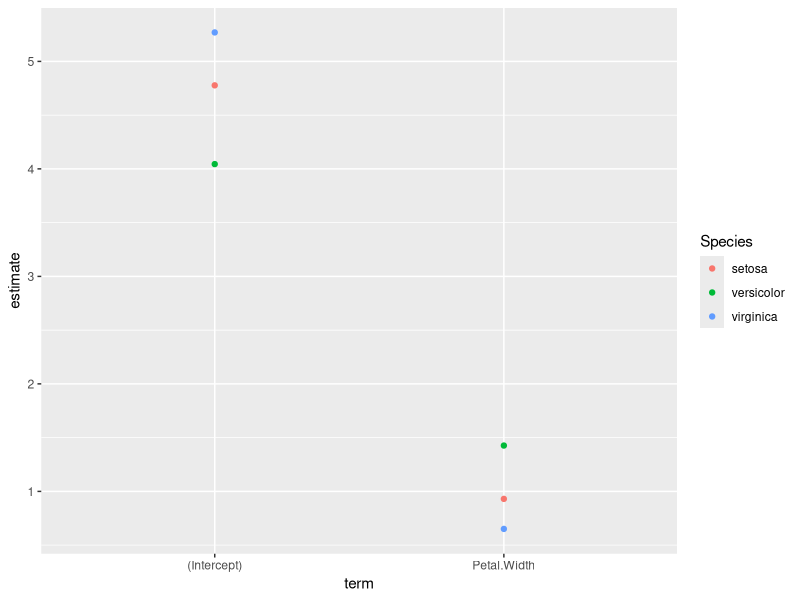
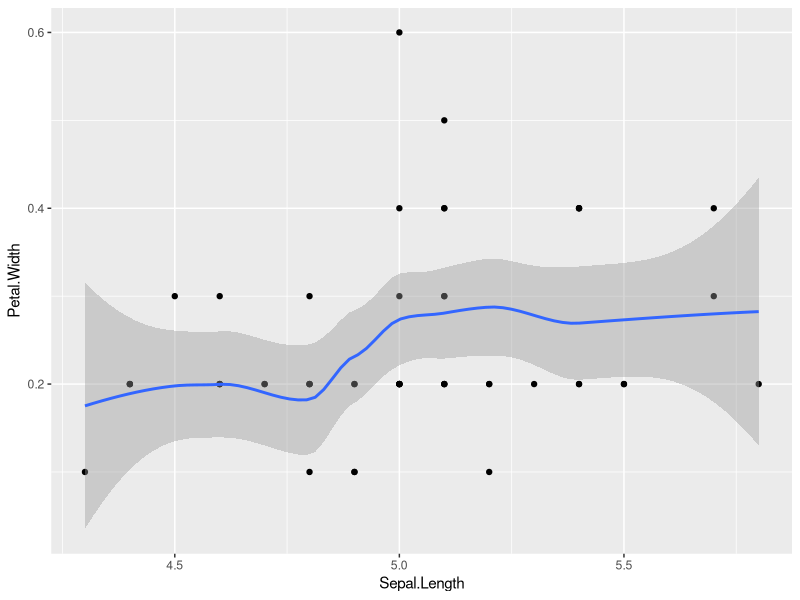
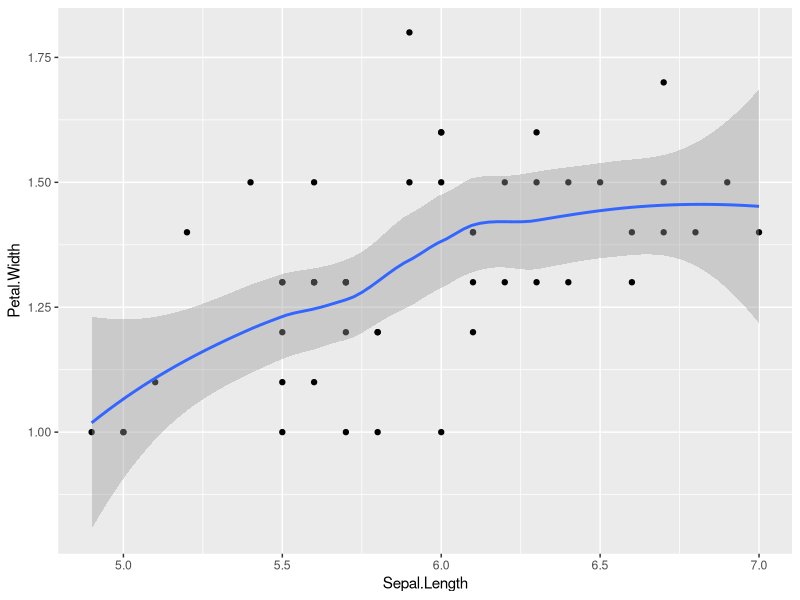
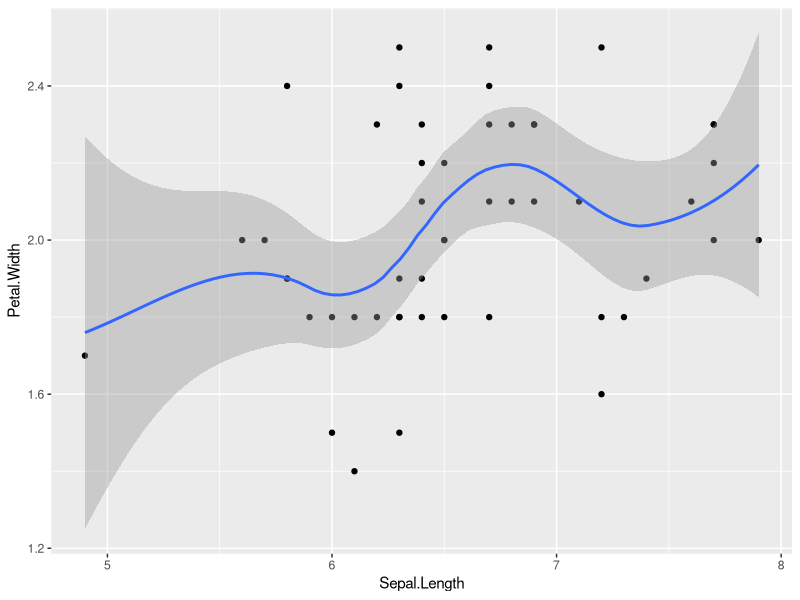
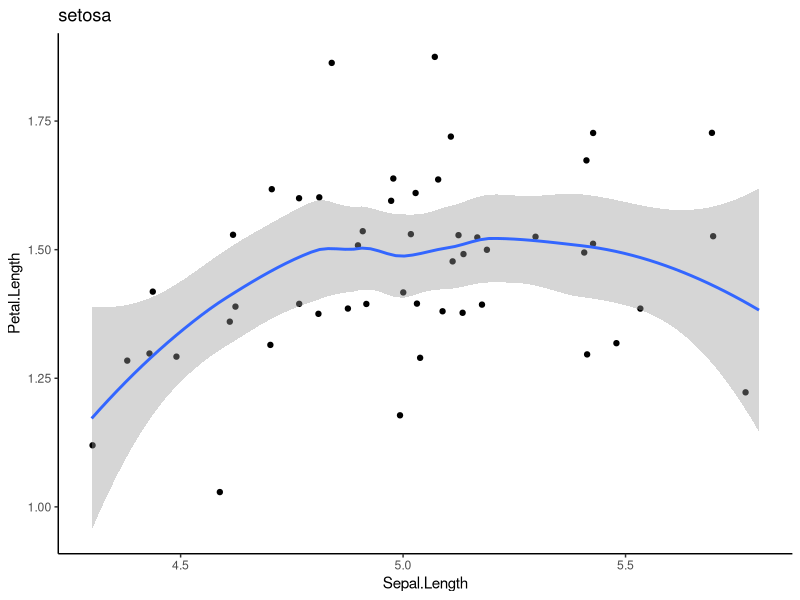
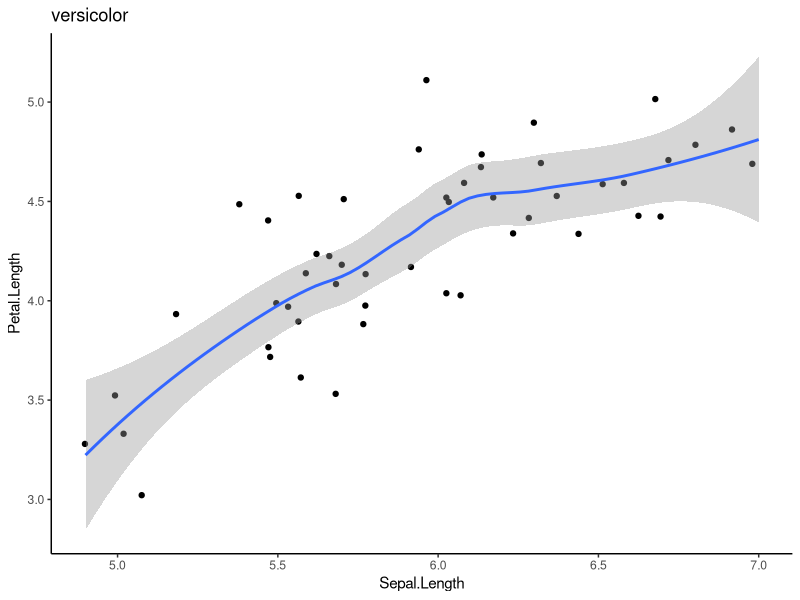
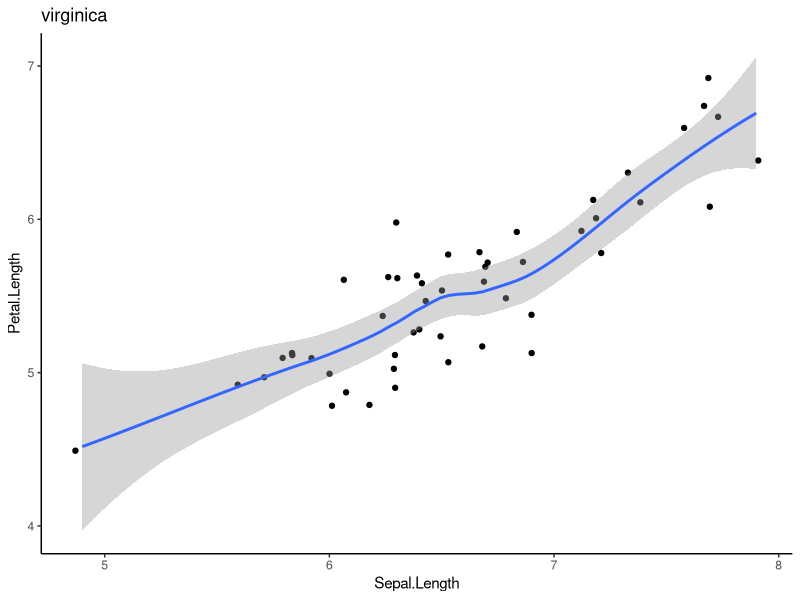
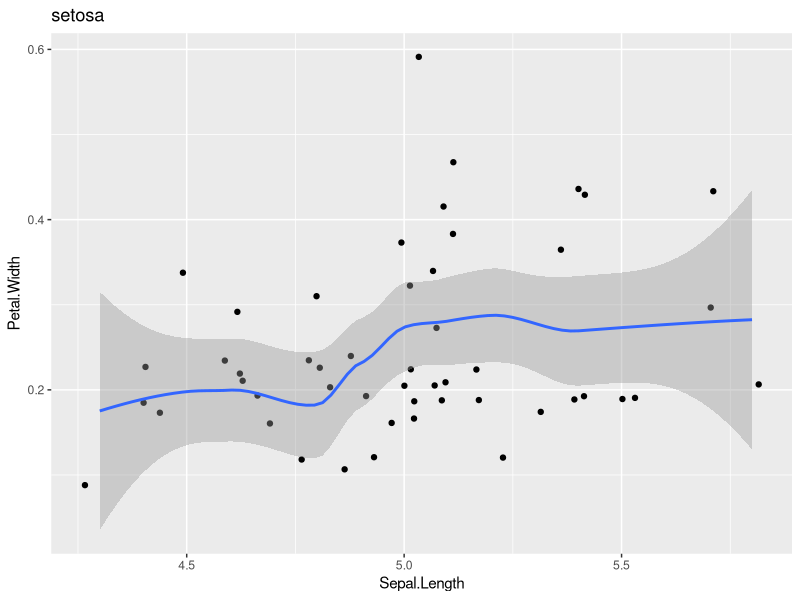

Reproduce these figures in R, in order.
############################################################################
############################################################################
###                                                                      ###
###                              PURRR DEMO                              ###
###                                                                      ###
############################################################################
############################################################################



library(tidyverse)
library(broom)

iris |>
  nest(data=-Species) |>
  mutate(model=map(.x = data,.f =~lm(formula = Sepal.Length~Petal.Width,data=.x))) |> mutate(Tid=map(.x = model,.f = tidy)) |>
  select(Species,Tid) |>
  unnest(cols = 'Tid') |>
  ggplot(aes(x = term,y = estimate,col=Species))+
  stat_summary(geom = 'point',fun = 'mean')


iris |>
  nest(data=-Species) |>
  mutate(plot=map(.x = data,.f = function(x){
    ggplot(data = x,aes(x = Sepal.Length,y = Sepal.Width))+
      geom_point()
  }))


iris |>
  nest(data=-Species) |>
  mutate(mod=map(.x = data,.f = function(x){
    lm(formula = Petal.Length~Petal.Width,data=x)
  })) |>
  mutate(mo=map(.x = mod,.f = tidy)) |>
  select(Species,mo) |>
  walk(print)




iris |>
  nest(data = -Species) |>
  mutate(mod = map(
    .x = data,
    .f = function(c) {
      lm(formula = Sepal.Length ~ Petal.Length, data = c)
    }
  )) |>
  mutate(tidy = map(.x = mod, .f = tidy)) |>
  select(Species, tidy) |>
  unnest(tidy)


p=iris |>
  nest(data = -Species) |>
  mutate(chart=map(.x = data,.f = function(x){
    ggplot(data = x,aes(x = Sepal.Length,y = Petal.Width))+
      geom_point()+
      stat_smooth()
  })) |>
  select(Species,chart) |>
  walk(print)

# Save the Plot
map2(paste(p$Species,'.png'),p$chart,.f = ggsave,path=here::here('Plot'))


# Add Alternative Function

iris |>
  nest(data=-Species) |>
  mutate(plot=map2(.x = data,.y = Species,.f = ~ggplot(data = .x,aes(x = Sepal.Length,y = Petal.Length))+geom_point(position = position_jitter())+
                     geom_smooth()+
                     theme_classic()+
                     scale_color_viridis_d()+
                     labs(title = .y)
  )) |>
  select(Species,plot) |>
  walk(print)


iris |>
  nest(data=-Species) |>
  mutate(plot=map2(.x = data,.y = Species,.f = function(x,y){
    ggplot(data = x,aes(x = Sepal.Length,y = Petal.Width))+
      geom_point(position = position_jitter())+
      geom_smooth()+
      labs(title = y)
  })) |>
  select(Species,plot) |>
  pull('plot')


mpg |>
  group_by(manufacturer) |>
  nest() |>
  mutate(plot=map2(.x = data,.y = manufacturer,.f = function(x,y){
    ggplot(data = x,aes(x = year,y = displ))+geom_point()
  })) |>
  select(plot) |>
  walk(print)
